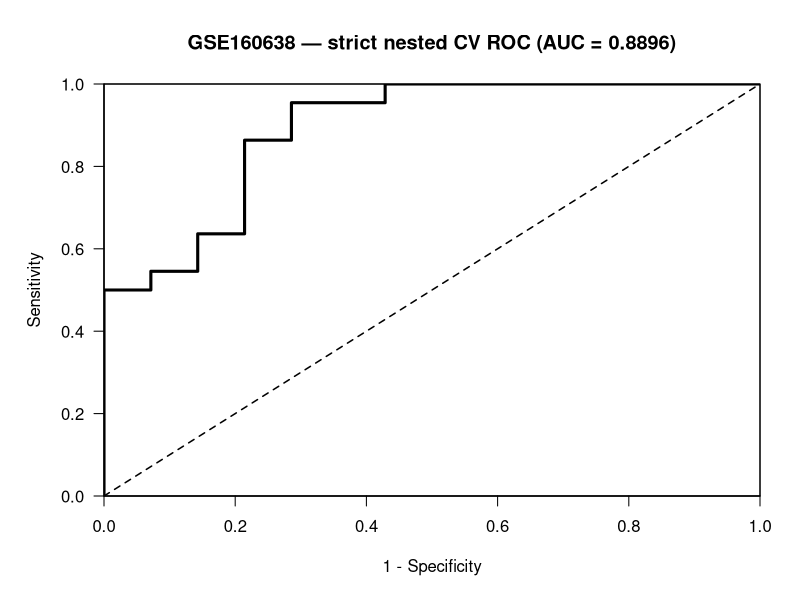
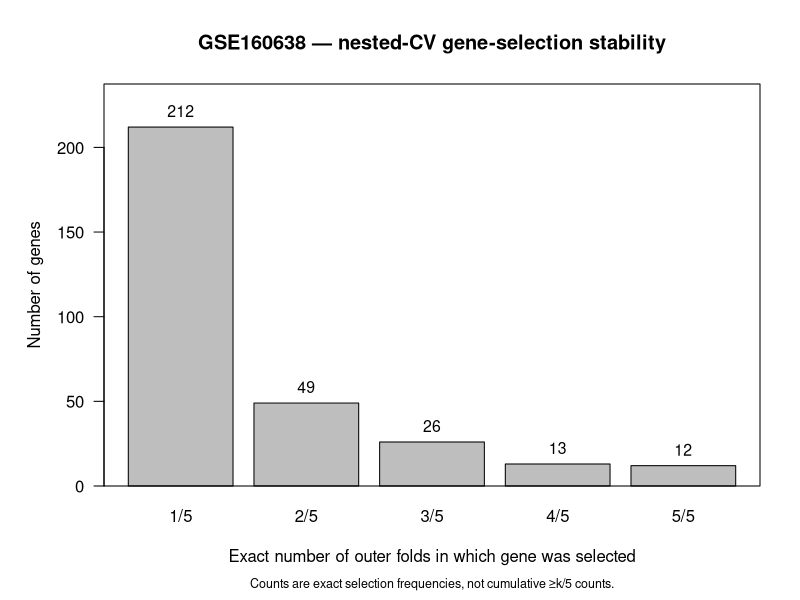
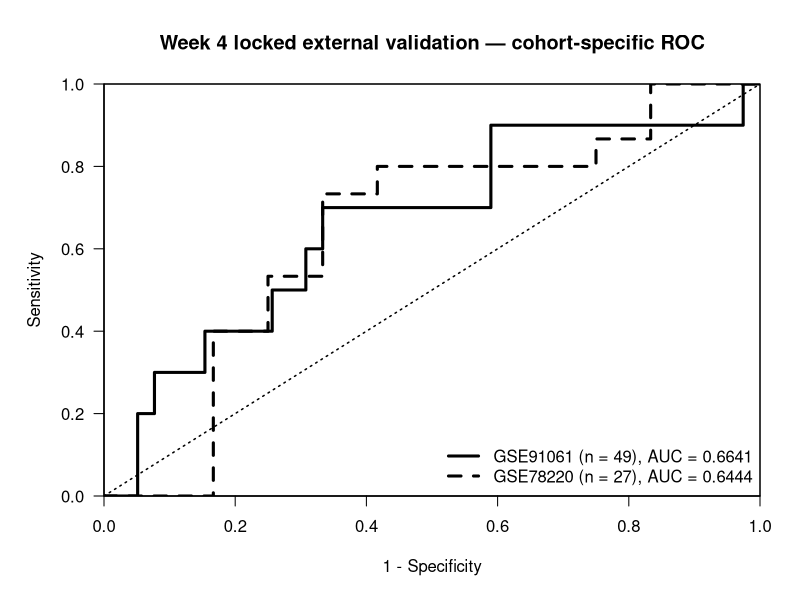

Generate these figures, in order, with R:
suppressPackageStartupMessages({
  library(pROC)
})

dir.create("figures", showWarnings = FALSE)

# ============================================================
# W5 — Public figure polish
#
# Presentation-only regeneration from frozen analytical outputs.
#
# This script does NOT:
# - refit models;
# - reselect genes;
# - retune hyperparameters;
# - change thresholds;
# - recompute blind predictions;
# - modify Week 3 / Week 4 analytical conclusions.
# ============================================================


# ------------------------------------------------------------
# Helper: draw ROC manually in conventional coordinates
# x = 1 - specificity
# y = sensitivity
# ------------------------------------------------------------

roc_xy <- function(roc_object) {

  x <- 1 - roc_object$specificities
  y <- roc_object$sensitivities

  ord <- order(x, y)

  data.frame(
    fpr = x[ord],
    sensitivity = y[ord]
  )
}


# ============================================================
# 1. WEEK 3 — STRICT NESTED-CV ROC
# ============================================================

w3 <- read.csv(
  "results/week3_outer_predictions_strict.csv",
  stringsAsFactors = FALSE,
  check.names = FALSE
)

stopifnot(nrow(w3) == 36)

roc_w3 <- roc(
  response = factor(
    w3$observed,
    levels = c("NonResponder", "Responder")
  ),
  predictor = w3$prob_responder,
  levels = c("NonResponder", "Responder"),
  direction = "<",
  quiet = TRUE
)

auc_w3 <- as.numeric(auc(roc_w3))
xy_w3 <- roc_xy(roc_w3)

png(
  "figures/week3_nested_cv_roc_strict.png",
  width = 2200,
  height = 1800,
  res = 250
)

par(
  mar = c(5.2, 5.2, 4.2, 2.0),
  las = 1
)

plot(
  xy_w3$fpr,
  xy_w3$sensitivity,
  type = "s",
  lwd = 3,
  xlim = c(0, 1),
  ylim = c(0, 1),
  xlab = "1 - Specificity",
  ylab = "Sensitivity",
  main = sprintf(
    "GSE160638 — strict nested CV ROC (AUC = %.4f)",
    auc_w3
  ),
  xaxs = "i",
  yaxs = "i"
)

abline(
  a = 0,
  b = 1,
  lty = 2,
  lwd = 1.5
)

box()

dev.off()


# ============================================================
# 2. WEEK 3 — FEATURE-SELECTION STABILITY
# ============================================================

stab <- read.csv(
  "results/week3_gene_selection_frequency_strict.csv",
  stringsAsFactors = FALSE,
  check.names = FALSE
)

stopifnot(nrow(stab) == 312)

freq <- table(
  factor(
    stab$outer_folds_selected,
    levels = 1:5
  )
)

expected_freq <- c(212L, 49L, 26L, 13L, 12L)

stopifnot(
  identical(
    as.integer(freq),
    expected_freq
  )
)

png(
  "figures/week3_gene_selection_stability_strict.png",
  width = 1800,
  height = 1400,
  res = 220
)

par(
  mar = c(5.7, 5.2, 4.2, 2.0),
  las = 1
)

bp <- barplot(
  freq,
  names.arg = paste0(1:5, "/5"),
  xlab = "Exact number of outer folds in which gene was selected",
  ylab = "Number of genes",
  main = "GSE160638 — nested-CV gene-selection stability",
  ylim = c(
    0,
    max(freq) * 1.12
  )
)

text(
  x = bp,
  y = as.numeric(freq),
  labels = as.numeric(freq),
  pos = 3,
  cex = 0.95
)

mtext(
  "Counts are exact selection frequencies, not cumulative ≥k/5 counts.",
  side = 1,
  line = 4.3,
  cex = 0.75
)

box()

dev.off()


# ============================================================
# 3. WEEK 4 — LOCKED EXTERNAL VALIDATION ROC
#    Primary cohort-specific assessment only
# ============================================================

w4 <- read.csv(
  "results/week4_external_validation_predictions_strict.csv",
  stringsAsFactors = FALSE,
  check.names = FALSE
)

stopifnot(nrow(w4) == 76)

d91061 <- subset(
  w4,
  dataset == "GSE91061"
)

d78220 <- subset(
  w4,
  dataset == "GSE78220"
)

stopifnot(
  nrow(d91061) == 49,
  nrow(d78220) == 27
)

roc_91061 <- roc(
  response = factor(
    d91061$observed,
    levels = c("NonResponder", "Responder")
  ),
  predictor = d91061$prob_responder,
  levels = c("NonResponder", "Responder"),
  direction = "<",
  quiet = TRUE
)

roc_78220 <- roc(
  response = factor(
    d78220$observed,
    levels = c("NonResponder", "Responder")
  ),
  predictor = d78220$prob_responder,
  levels = c("NonResponder", "Responder"),
  direction = "<",
  quiet = TRUE
)

auc_91061 <- as.numeric(auc(roc_91061))
auc_78220 <- as.numeric(auc(roc_78220))

xy_91061 <- roc_xy(roc_91061)
xy_78220 <- roc_xy(roc_78220)

png(
  "figures/week4_external_validation_roc_strict.png",
  width = 2200,
  height = 1800,
  res = 250
)

par(
  mar = c(5.2, 5.2, 4.2, 2.0),
  las = 1
)

plot(
  xy_91061$fpr,
  xy_91061$sensitivity,
  type = "s",
  lwd = 3,
  xlim = c(0, 1),
  ylim = c(0, 1),
  xlab = "1 - Specificity",
  ylab = "Sensitivity",
  main = "Week 4 locked external validation — cohort-specific ROC",
  xaxs = "i",
  yaxs = "i"
)

lines(
  xy_78220$fpr,
  xy_78220$sensitivity,
  type = "s",
  lwd = 3,
  lty = 2
)

abline(
  a = 0,
  b = 1,
  lty = 3,
  lwd = 1.5
)

legend(
  "bottomright",
  legend = c(
    sprintf(
      "GSE91061 (n = 49), AUC = %.4f",
      auc_91061
    ),
    sprintf(
      "GSE78220 (n = 27), AUC = %.4f",
      auc_78220
    )
  ),
  lty = c(1, 2),
  lwd = 3,
  bty = "n"
)

box()

dev.off()


# ============================================================
# 4. VERIFICATION
# ============================================================

cat("\n")
cat("============================================\n")
cat("W5 PUBLIC FIGURE POLISH\n")
cat("============================================\n")

cat(
  sprintf(
    "Week 3 nested-CV AUC: %.4f\n",
    auc_w3
  )
)

cat(
  "Week 3 exact stability counts:",
  paste(as.integer(freq), collapse = ", "),
  "\n"
)

cat(
  sprintf(
    "GSE91061 AUC: %.4f\n",
    auc_91061
  )
)

cat(
  sprintf(
    "GSE78220 AUC: %.4f\n",
    auc_78220
  )
)

cat("\nGenerated:\n")

out_files <- c(
  "figures/week3_nested_cv_roc_strict.png",
  "figures/week3_gene_selection_stability_strict.png",
  "figures/week4_external_validation_roc_strict.png"
)

for (f in out_files) {
  cat(
    ifelse(
      file.exists(f) && file.info(f)$size > 0,
      "PASS ",
      "FAIL "
    ),
    f,
    "\n",
    sep = ""
  )
}

cat("\n")
cat("W5 PUBLIC FIGURE POLISH: PASS\n")
